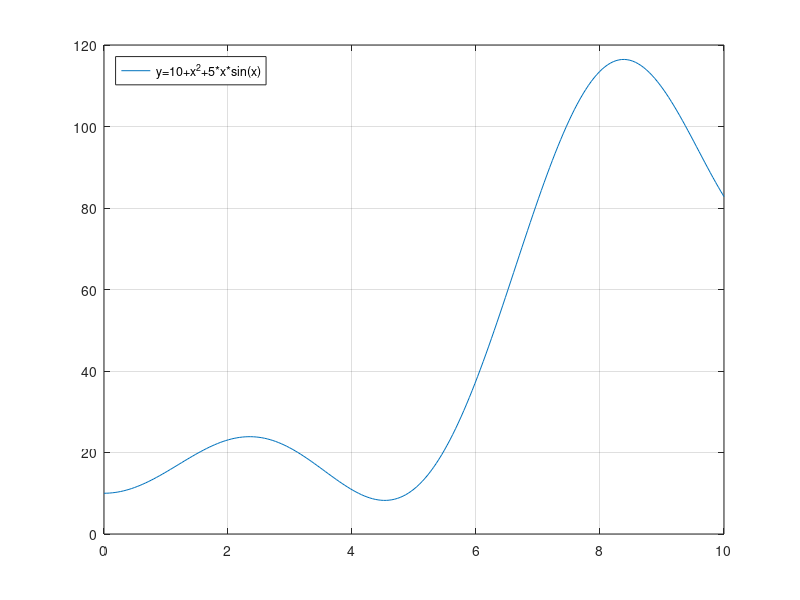

Recreate this plot in MATLAB.
clear, clc, close all

f=@(x) 10+x.^2+5*x.*sin(x);

figure(1);
fplot(f, [0 10])
grid on
legend('y=10+x^2+5*x*sin(x)','location','northwest')
